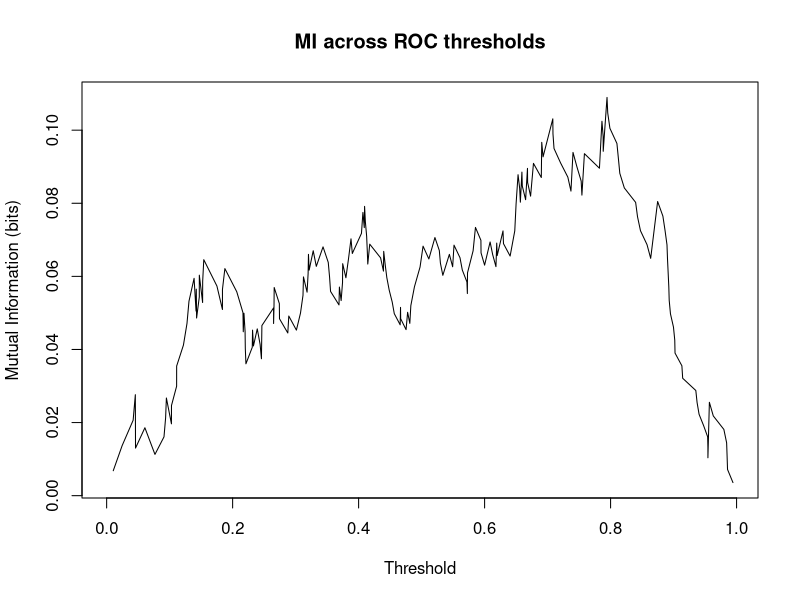

This figure's R source:
### Comprehensive R Script: Information-Theoretic Surrogacy & MI

# 1. Mutual Information for 2x2 Table
compute_mi <- function(tab) {
  n <- sum(tab)
  pxy <- tab / n
  px <- rowSums(pxy)
  py <- colSums(pxy)
  mi <- 0
  for (i in 1:nrow(pxy)) {
    for (j in 1:ncol(pxy)) {
      if (pxy[i,j] > 0) {
        mi <- mi + pxy[i,j] * log(pxy[i,j] / (px[i] * py[j]))
      }
    }
  }
  return(mi / log(2))  # bits
}

# Example
table <- matrix(c(30, 10, 20, 40), nrow=2)
compute_mi(table)

# 2. MI Across ROC Curve
set.seed(123)
n <- 200
scores <- runif(n)
labels <- rbinom(n, 1, plogis(3 * scores - 1))

library(ROCR)
pred <- prediction(scores, labels)
perf <- performance(pred, "tpr", "fpr")
thresholds <- perf@alpha.values[[1]]

mi_values <- sapply(thresholds, function(th) {
  preds <- ifelse(scores >= th, 1, 0)
  table2x2 <- table(preds, labels)
  if (nrow(table2x2) == 2 & ncol(table2x2) == 2) {
    compute_mi(as.matrix(table2x2))
  } else {
    NA
  }
})

plot(thresholds, mi_values, type="l", xlab="Threshold", ylab="Mutual Information (bits)", main="MI across ROC thresholds")

# 3. MI from Logistic Regression

# Data
df <- data.frame(x = rnorm(n), y = labels)
model <- glm(y ~ x, family = binomial, data = df)

# Compute MI
p_hat <- predict(model, type="response")
eps <- 1e-12
p_hat <- pmin(pmax(p_hat, eps), 1 - eps)

p_y1 <- mean(df$y)
H_Y <- -p_y1 * log(p_y1) - (1-p_y1) * log(1-p_y1)
H_Y_given_X <- -mean(df$y * log(p_hat) + (1 - df$y) * log(1 - p_hat))

MI_logistic <- (H_Y - H_Y_given_X) / log(2)
MI_logistic

# 4. MI from Cox Regression

library(survival)

# Simulate survival data
set.seed(123)
x <- rnorm(n)
time <- rexp(n, rate = exp(-0.5 + 0.7 * x))
status <- rbinom(n, 1, 0.8)

df_surv <- data.frame(time, status, x)

# Cox model
cox_model <- coxph(Surv(time, status) ~ x, data = df_surv)

lrt <- cox_model$loglik[2] - cox_model$loglik[1]
MI_cox <- (2 * lrt) / n / log(2)
MI_cox

# Done!
